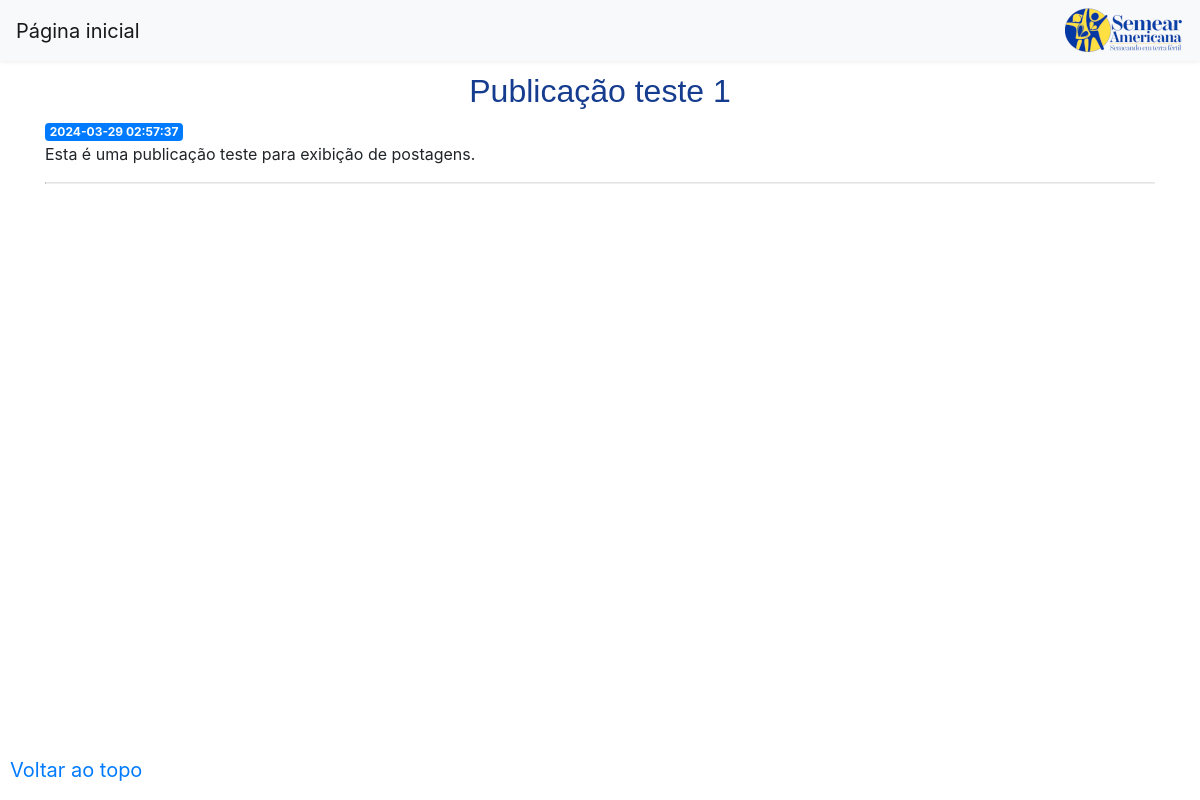
/1, run on an earlier commit of the app's database.
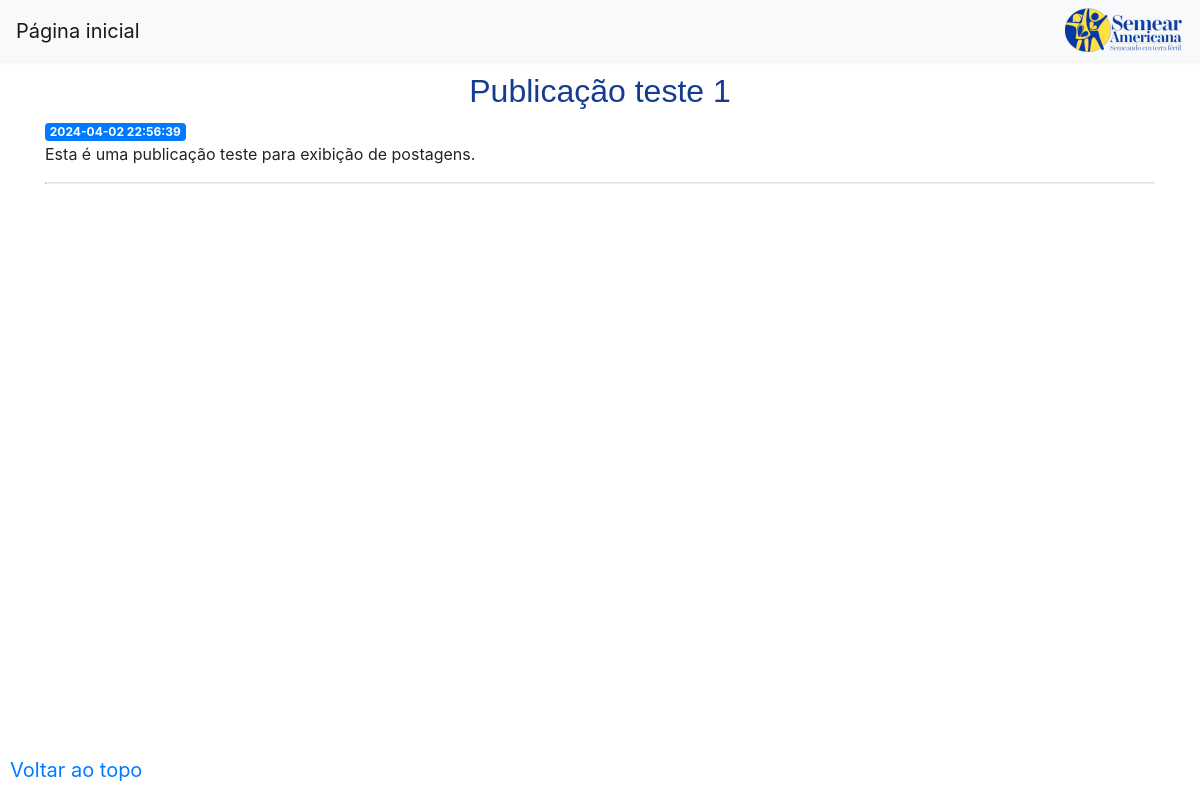
And on a later commit of the database.
### tables this page shows
CREATE TABLE posts (
    id INTEGER PRIMARY KEY AUTOINCREMENT,
    created TIMESTAMP NOT NULL DEFAULT CURRENT_TIMESTAMP,
    title TEXT NOT NULL,
    content TEXT NOT NULL
);

### app.py (the view)
@app.route('/<int:post_id>')
def post(post_id):
    post = get_post(post_id)
    return render_template('post.html', post=post)

### app.py (called while the page is built)
def get_db_connection():
    conn = sqlite3.connect('database.db')
    conn.row_factory = sqlite3.Row
    return conn

def get_post(post_id):
    conn = get_db_connection()
    post = conn.execute('SELECT * FROM posts WHERE id = ?',
                        (post_id,)).fetchone()
    conn.close()
    if post is None:
        abort(404)
    return post

### templates/post.html
{% extends 'base2.html' %}
{% block content %}
	<br><br><br>
    <h2>{% block title %} {{ post['title'] }} {% endblock %}</h2>
    <span class="badge badge-primary">{{ post['created'] }}</span>
    <p>{{ post['content'] }}</p>
{% endblock %}

### templates/base2.html (shortened to what this page needs)
<!doctype html>
<html lang="en">
  <head>
    <link rel="stylesheet" href="https://stackpath.bootstrapcdn.com/bootstrap/4.3.1/css/bootstrap.min.css">
	<link rel="stylesheet" href="{{ url_for('static', filename='css/style.css') }}">
  </head>
  <body>
  	<div id="topo">
		<nav class="navbar navbar-expand-md navbar-light bg-light" style="position: fixed; top: 0; left: 0; width: 100%; z-index: 10; background-color: #fff; box-shadow: 0 0 5px rgba(0, 0, 0, 0.1);">
		<a class="navbar-brand" href="{{ url_for('index')}}">Página inicial</a>
		<right><img src="{{ url_for('static', filename='img/semear_logo_pq.png') }}" alt="Semear Americana | Semeando em terra fértil"></right>
	</div>
	<a class="navbar-brand" href="#topo" style="position: fixed; bottom: 10px; left: 10px; z-index: 100;">Voltar ao topo</a>
    <div class="container">
        {% block content %} {% endblock %}
		<hr>
		<br><br><br>
	<br><br><br>
    </div>
  </body>
</html>

### static/css/style.css (style rules this page uses)
h2 { color: #153c8e; font-family: Arial, sans-serif; text-align: center; padding 7px; }
hr { display: block; margin-top: 0.5em; margin-bottom: 0.5em; margin-left: auto; margin-right: auto; border-style: inset; border-width: 1px; }

What changed in the data, as far as the page shows it:
changed posts "Publicação teste 1": created "2024-03-29 02:57:37" → "2024-04-02 22:56:39"
